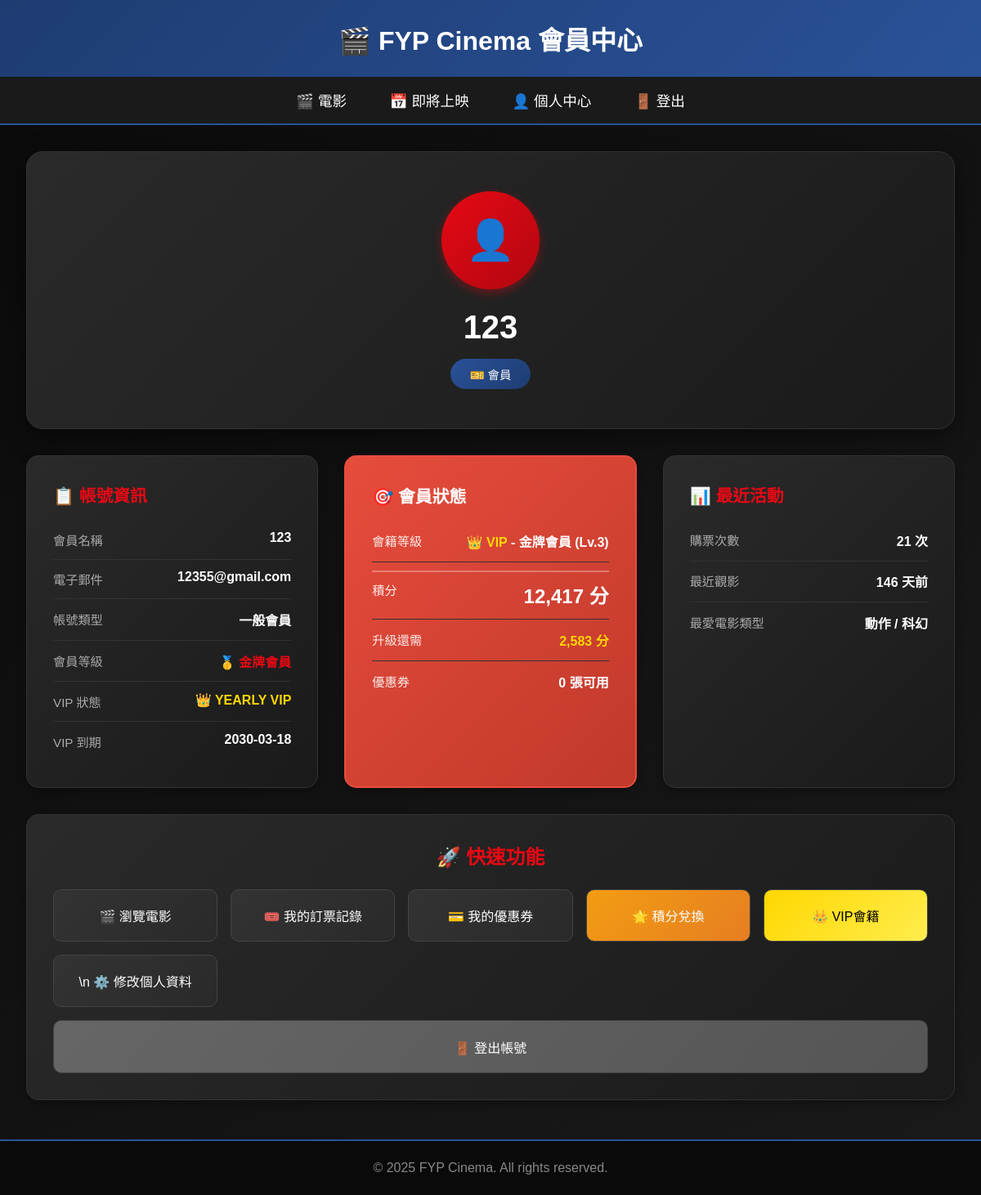
Page /profile (signed in) on the committed database.
### app/models.py (models this page shows, shortened)
class User(UserMixin, db.Model):
    id = db.Column(db.Integer, primary_key=True)
    username = db.Column(db.String(64), index=True, unique=True, nullable=False)
    email = db.Column(db.String(120), index=True, unique=True, nullable=False)
    password_hash = db.Column(db.String(128))
    is_admin = db.Column(db.Boolean, default=False)  # Ensure this line exists
    date_joined = db.Column(db.DateTime, default=datetime.utcnow)
    points = db.Column(db.Integer, default=0)  # Member points for rewards
    vip_type = db.Column(db.String(20), nullable=True)  # 'monthly', 'yearly', or None
    vip_expiry = db.Column(db.DateTime, nullable=True)  # VIP expiration date
    auto_renew_vip = db.Column(db.Boolean, default=False)  # Auto-renew VIP membership
    @property
    def is_vip(self):
        if self.vip_expiry and self.vip_expiry > datetime.utcnow():
            return True
        return False
    @property
    def membership_level(self):
        if self.points is None:
            return 1
        return min((self.points // 5000) + 1, 6)  # Max level 6
    @property
    def membership_level_name(self):
        levels = {
            1: '銅牌會員',
            2: '銀牌會員',
            3: '金牌會員',
            4: '鉑金會員',
            5: '鑽石會員',
            6: '皇冠會員'
        }
        return levels.get(self.membership_level, '銅牌會員')
    @property
    def points_to_next_level(self):
        if self.membership_level >= 6:
            return 0  # Max level reached
        next_level_points = self.membership_level * 5000
        return next_level_points - (self.points or 0)

class Movie(db.Model):
    id = db.Column(db.Integer, primary_key=True)
    title = db.Column(db.String(128), nullable=False)
    title_en = db.Column(db.String(128))
    description = db.Column(db.Text)
    genre = db.Column(db.String(64))
    duration = db.Column(db.Integer)  # in minutes
    release_date = db.Column(db.Date)
    rating = db.Column(db.String(10))  # e.g., 'PG', 'R', '18+'
    director = db.Column(db.String(128))
    cast = db.Column(db.Text)  # JSON or comma-separated
    poster_url = db.Column(db.String(256))
    trailer_url = db.Column(db.String(256))
    language = db.Column(db.String(32))
    subtitle = db.Column(db.String(32))
    status = db.Column(db.String(20), default='coming_soon')  # now_showing, coming_soon, ended
    created_at = db.Column(db.DateTime, default=datetime.utcnow)

### app/routes.py (the view)
@app.route("/profile")
@login_required
def profile():
    user = current_user  # Get the currently logged-in user
    available_coupons = get_user_coupons(user.id, include_used=False)
    coupon_count = len(available_coupons)
    if user.points is None:
        user.points = 0
        db.session.commit()
    user_tickets = Ticket.query.filter_by(user_id=user.id).order_by(Ticket.booking_date.desc()).all()
    total_bookings = len(user_tickets)
    last_booking_days = None
    last_booking_date = None
    if user_tickets:
        last_ticket = user_tickets[0]
        last_booking_date = last_ticket.booking_date
        time_diff = datetime.utcnow() - last_booking_date
        last_booking_days = time_diff.days
    from collections import Counter
    genre_counter = Counter()
    for ticket in user_tickets:
        movie_obj = Movie.query.get(ticket.movie_id)
        if movie_obj and movie_obj.genre:
            genre_counter[movie_obj.genre] += 1
    favorite_genre = genre_counter.most_common(1)[0][0] if genre_counter else "尚未觀影"
    return render_template("profile.html.j2",
                         title="Profile",
                         user=user,
                         coupon_count=coupon_count,
                         total_bookings=total_bookings,
                         last_booking_days=last_booking_days,
                         favorite_genre=favorite_genre)

### app/data/coupon_system.py (called while the page is built)
def get_user_coupons(user_id, include_used=False):
    from app.models import Coupon
    query = Coupon.query.filter_by(user_id=user_id)
    if not include_used:
        query = query.filter_by(is_used=False)
        query = query.filter(Coupon.expiry_date >= datetime.now())
    return query.order_by(Coupon.expiry_date.asc()).all()

### app/models.py (called while the page is built)
@login.user_loader
def load_user(id):
    return User.query.get(int(id))

### app/templates/profile.html.j2 (shortened to what this page needs)
<!DOCTYPE html>
<html lang="zh-HK">
<head>
</head>
<body>
    <header>
        <h1>🎬 FYP Cinema 會員中心</h1>
    </header>
    <nav>
        <a href="{{ url_for('cinema_index') }}">🎬 電影</a>
        <a href="{{ url_for('cinema_coming_soon') }}">📅 即將上映</a>
        <a href="{{ url_for('profile') }}" class="active">👤 個人中心</a>
        <a href="{{ url_for('logout') }}">🚪 登出</a>
    </nav>
    <div class="container">
        <div class="profile-header">
            <div class="profile-avatar">👤</div>
            <h2>{{ user.username }}</h2>
            <span class="profile-badge">{{ '🌟 管理員' if user.is_admin else '🎫 會員' }}</span>
        </div>
        <div class="info-grid">
            <div class="info-card">
                <h3>📋 帳號資訊</h3>
                <div class="info-row">
                    <span class="info-label">會員名稱</span>
                    <span class="info-value">{{ user.username }}</span>
                </div>
                <div class="info-row">
                    <span class="info-label">電子郵件</span>
                    <span class="info-value">{{ user.email }}</span>
                </div>
                <div class="info-row">
                    <span class="info-label">帳號類型</span>
                    <span class="info-value">{{ '管理員帳戶' if user.is_admin else '一般會員' }}</span>
                </div>
                <div class="info-row">
                    <span class="info-label">會員等級</span>
                    <span class="info-value" style="font-weight: bold; color: #e50914;">
                        {% if user.membership_level == 1 %}
                            🥉 {{ user.membership_level_name }}
                        {% elif user.membership_level == 2 %}
                            🥈 {{ user.membership_level_name }}
                        {% elif user.membership_level == 3 %}
                            🥇 {{ user.membership_level_name }}
                        {% elif user.membership_level == 4 %}
                            💎 {{ user.membership_level_name }}
                        {% elif user.membership_level == 5 %}
                            💍 {{ user.membership_level_name }}
                        {% elif user.membership_level == 6 %}
                            👑 {{ user.membership_level_name }}
                        {% endif %}
                    </span>
                </div>
                {% if user.is_vip %}
                <div class="info-row">
                    <span class="info-label">VIP 狀態</span>
                    <span class="info-value" style="color: #ffd700; font-weight: bold;">
                        👑 {{ user.vip_type|upper }} VIP
                    </span>
                </div>
                <div class="info-row">
                    <span class="info-label">VIP 到期</span>
                    <span class="info-value">{{ user.vip_expiry.strftime('%Y-%m-%d') if user.vip_expiry else '無限期' }}</span>
                </div>
                {% endif %}
            </div>
            <div class="info-card" style="background: linear-gradient(135deg, #e74c3c 0%, #c0392b 100%); border: 2px solid #e74c3c;">
                <h3 style="color: #fff;">🎯 會員狀態</h3>
                <div class="info-row">
                    <span class="info-label" style="color: rgba(255,255,255,0.9);">會籍等級</span>
                    <span class="info-value" style="color: #fff; font-weight: bold;">
                        {% if user.is_vip %}
                            <span style="color: #ffd700;">👑 VIP</span> -
                        {% endif %}
                        {{ user.membership_level_name }} (Lv.{{ user.membership_level }})
                    </span>
                </div>
                <div class="info-row" style="border-top: 2px solid rgba(255,255,255,0.3); padding-top: 10px; margin-top: 10px;">
                    <span class="info-label" style="color: rgba(255,255,255,0.9);">積分</span>
                    <span class="info-value" style="color: #fff; font-size: 1.5em; font-weight: bold;">{{ "{:,}".format(user.points) }} 分</span>
                </div>
                {% if user.membership_level < 6 %}
                <div class="info-row">
                    <span class="info-label" style="color: rgba(255,255,255,0.9);">升級還需</span>
                    <span class="info-value" style="color: #ffd700; font-weight: bold;">{{ "{:,}".format(user.points_to_next_level) }} 分</span>
                </div>
                {% endif %}
                <div class="info-row">
                    <span class="info-label" style="color: rgba(255,255,255,0.9);">優惠券</span>
                    <span class="info-value" style="color: #fff; font-weight: bold;">{{ coupon_count }} 張可用</span>
                </div>
            </div>
            <div class="info-card">
                <h3>📊 最近活動</h3>
                <div class="info-row">
                    <span class="info-label">購票次數</span>
                    <span class="info-value">{{ total_bookings }} 次</span>
                </div>
                <div class="info-row">
                    <span class="info-label">最近觀影</span>
                    <span class="info-value">
                        {% if last_booking_days is not none %}
                            {% if last_booking_days == 0 %}
                                今天
                            {% elif last_booking_days == 1 %}
                                1 天前
                            {% else %}
                                {{ last_booking_days }} 天前
                            {% endif %}
                        {% else %}
                            尚未購票
                        {% endif %}
                    </span>
                </div>
                <div class="info-row">
                    <span class="info-label">最愛電影類型</span>
                    <span class="info-value">{{ favorite_genre }}</span>
                </div>
            </div>
        </div>
        <div class="quick-actions">
            <h3>🚀 快速功能</h3>
            <div class="action-buttons">
                <a href="{{ url_for('my_movies') }}" class="action-btn">
                    🎬 瀏覽電影
                </a>
                <a href="{{ url_for('my_bookings') }}" class="action-btn">
                    🎟️ 我的訂票記錄
                </a>
                <a href="{{ url_for('my_coupons') }}" class="action-btn">
                    💳 我的優惠券
                </a>
                <a href="{{ url_for('exchange_points') }}" class="action-btn" style="background: linear-gradient(135deg, #f39c12 0%, #e67e22 100%);">
                    🌟 積分兌換
                </a>
                <a href="{{ url_for('vip_membership') }}" class="action-btn" style="background: linear-gradient(135deg, #ffd700 0%, #ffed4e 100%); color: #000;">
                    👑 VIP會籍
                </a>
                <a href="{{ url_for('edit_profile') }}" class="action-btn">\n                    ⚙️ 修改個人資料
                </a>
            </div>
            <a href="{{ url_for('logout') }}" class="action-btn logout-btn">
                🚪 登出帳號
            </a>
        </div>
    </div>
    <footer>
        <p>&copy; 2025 FYP Cinema. All rights reserved.</p>
    </footer>
</body>
</html>

### app/templates/profile.html.j2 (style rules this page uses)
* { margin: 0; padding: 0; box-sizing: border-box; }
body { font-family: 'Microsoft YaHei', 'Arial', sans-serif; background: linear-gradient(135deg, #0a0a0a 0%, #1a1a1a 100%); min-height: 100vh; color: #fff; }
header { background: linear-gradient(135deg, #1e3c72 0%, #2a5298 100%); padding: 1.5rem 2rem; box-shadow: 0 4px 6px rgba(0,0,0,0.3); }
header h1 { color: #fff; font-size: 2rem; text-align: center; }
nav { background-color: #1a1a1a; padding: 1rem; text-align: center; border-bottom: 2px solid #2a5298; }
nav a { color: #ffffff; text-decoration: none; margin: 0 1.5rem; font-size: 1.1rem; transition: color 0.3s; }
.container { max-width: 1200px; margin: 2rem auto; padding: 0 2rem; }
.profile-header { background: linear-gradient(135deg, #2a2a2a, #1a1a1a); border-radius: 20px; padding: 3rem; margin-bottom: 2rem; box-shadow: 0 10px 30px rgba(0,0,0,0.5); text-align: center; border: 1px solid #333; }
.profile-avatar { width: 120px; height: 120px; background: linear-gradient(135deg, #e50914, #b20710); border-radius: 50%; display: flex; align-items: center; justify-content: center; font-size: 3rem; margin: 0 auto 1.5rem; box-shadow: 0 4px 12px rgba(229, 9, 20, 0.4); }
.profile-header h2 { font-size: 2.5rem; margin-bottom: 0.5rem; color: #fff; }
.profile-badge { display: inline-block; background: linear-gradient(135deg, #2a5298, #1e3c72); color: #fff; padding: 0.5rem 1.5rem; border-radius: 20px; font-size: 0.9rem; margin-top: 0.5rem; }
.info-grid { display: grid; grid-template-columns: repeat(auto-fit, minmax(300px, 1fr)); gap: 2rem; margin-bottom: 2rem; }
.info-card { background: linear-gradient(135deg, #2a2a2a, #1a1a1a); border-radius: 15px; padding: 2rem; box-shadow: 0 4px 12px rgba(0,0,0,0.3); border: 1px solid #333; transition: transform 0.3s; }
.info-card h3 { color: #e50914; font-size: 1.3rem; margin-bottom: 1rem; display: flex; align-items: center; gap: 0.5rem; }
.info-row { display: flex; justify-content: space-between; padding: 0.8rem 0; border-bottom: 1px solid #333; }
.info-row:last-child { border-bottom: none; }
.info-label { color: #aaa; font-size: 0.95rem; }
.info-value { color: #fff; font-weight: bold; font-size: 1rem; }
.quick-actions { background: linear-gradient(135deg, #2a2a2a, #1a1a1a); border-radius: 15px; padding: 2rem; box-shadow: 0 4px 12px rgba(0,0,0,0.3); border: 1px solid #333; }
.quick-actions h3 { color: #e50914; font-size: 1.5rem; margin-bottom: 1.5rem; text-align: center; }
.action-buttons { display: grid; grid-template-columns: repeat(auto-fit, minmax(200px, 1fr)); gap: 1rem; }
.action-btn { background: linear-gradient(135deg, #333, #2a2a2a); color: #fff; padding: 1.2rem; text-decoration: none; border-radius: 10px; text-align: center; transition: all 0.3s; border: 1px solid #444; display: flex; align-items: center; justify-content: center; gap: 0.5rem; font-size: 1rem; }
.logout-btn { background: linear-gradient(135deg, #666, #555); margin-top: 1rem; }
footer { background-color: #0a0a0a; text-align: center; padding: 1.5rem; margin-top: 3rem; border-top: 2px solid #2a5298; color: #888; }

### rows in the picture
User: username "123", is_admin "🎫 會員", email "12355@gmail.com", is_admin "一般會員", membership_level_name "金牌會員", vip_type "YEARLY", vip_expiry "2030-03-18", membership_level "3", points "12,417", points_to_next_level "2,583"
Movie: genre "動作 / 科幻"

### other values in the picture
{{ coupon_count }} "0"
{{ total_bookings }} "21"
{{ last_booking_days }} "146"
